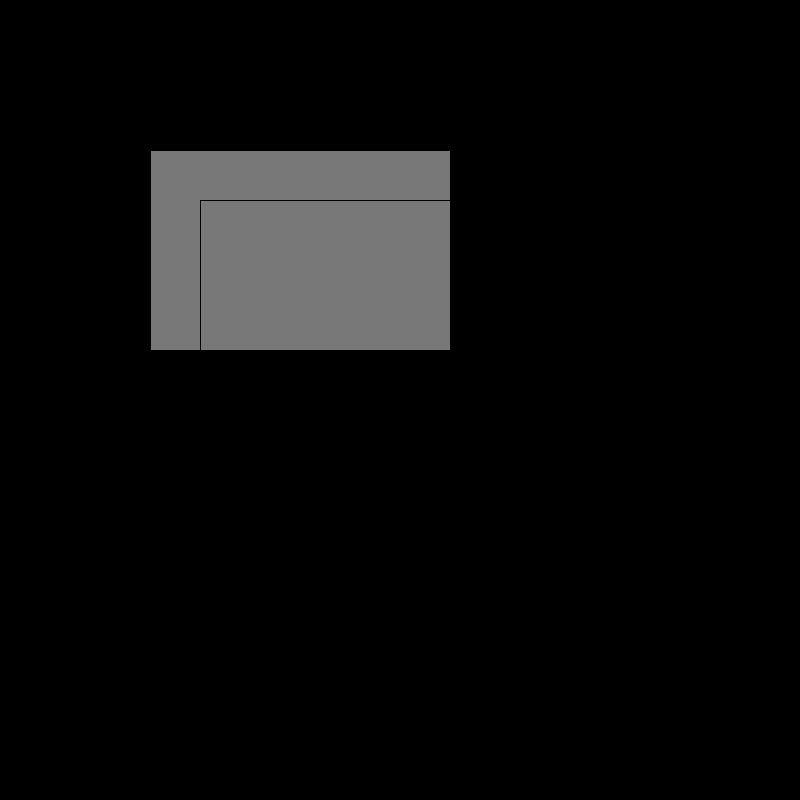
Frame 1 (no input)
Frame 60 (the mouse pressed at the canvas centre just before this capture): identical to frame 1, image omitted
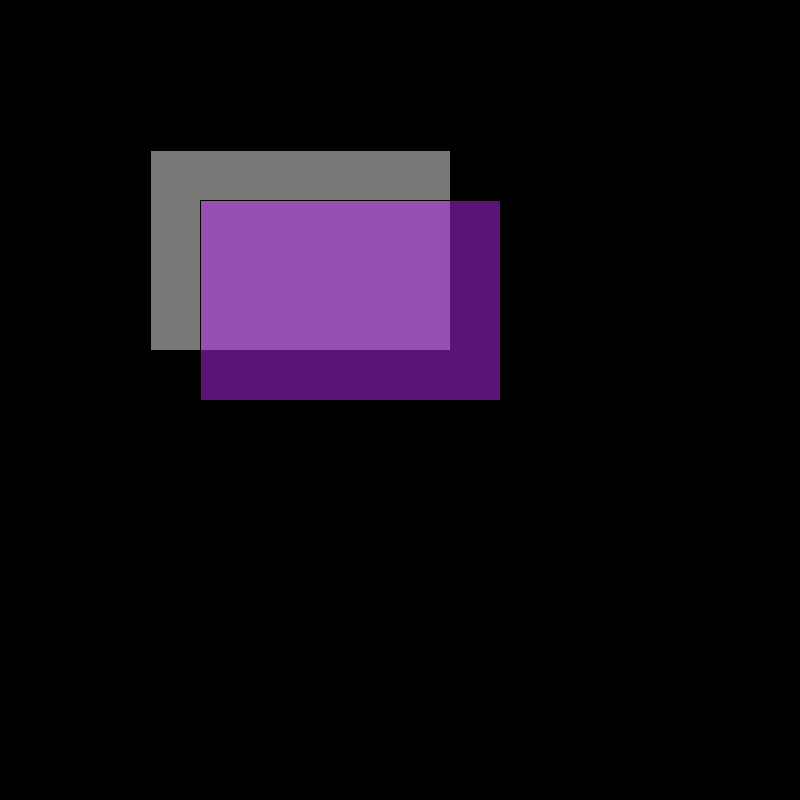
Frame 120 (the mouse held since frame 60 and released just before this capture)

The Processing sketch that drew these frames (run headless with seeded random() and noise(); from frame 60 on, the mouse is pressed at the canvas centre):

// Processing sketch: clase_1_sketch_211109b
// ── clase_1_sketch_211109b.pde
void setup () {
  size(800,800);

}

void draw() {
  background(0);
  
  fill(120);
  rect(150,150,300,200);
  
  fill(180,40,240, map(mouseX,0,width,0,255));
  rect(200,200,300,200);
}
